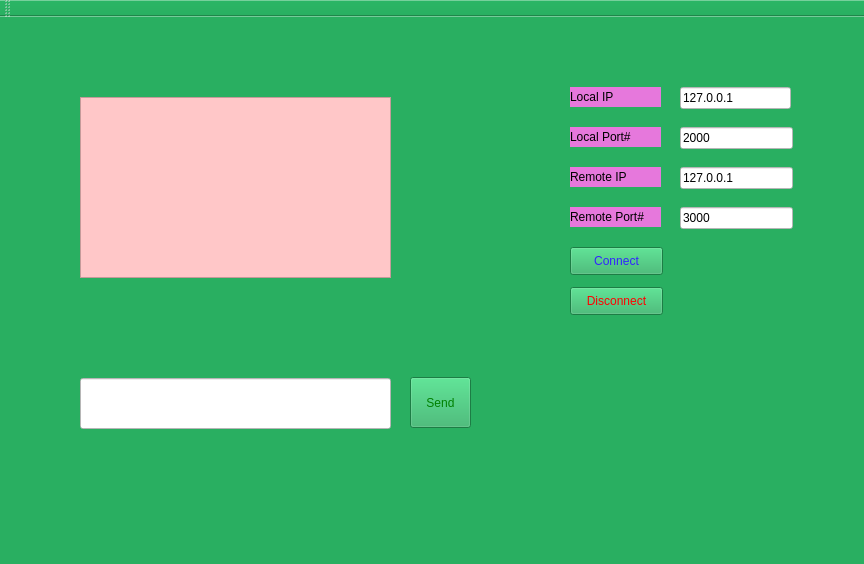
<?xml version="1.0" encoding="UTF-8"?>
<ui version="4.0">
 <class>MainWindow</class>
 <widget class="QMainWindow" name="MainWindow">
  <property name="geometry">
   <rect>
    <x>0</x>
    <y>0</y>
    <width>864</width>
    <height>564</height>
   </rect>
  </property>
  <property name="windowTitle">
   <string>MainWindow</string>
  </property>
  <property name="styleSheet">
   <string notr="true">QWidget{background-color:rgb(41, 175, 97)}</string>
  </property>
  <widget class="QWidget" name="centralWidget">
   <widget class="QPushButton" name="send">
    <property name="geometry">
     <rect>
      <x>410</x>
      <y>360</y>
      <width>61</width>
      <height>51</height>
     </rect>
    </property>
    <property name="styleSheet">
     <string notr="true">QPushButton{color:green}</string>
    </property>
    <property name="text">
     <string>Send</string>
    </property>
   </widget>
   <widget class="QLabel" name="label">
    <property name="geometry">
     <rect>
      <x>570</x>
      <y>70</y>
      <width>91</width>
      <height>20</height>
     </rect>
    </property>
    <property name="styleSheet">
     <string notr="true">QLabel{background-color:rgb(230, 120, 220)}</string>
    </property>
    <property name="text">
     <string>Local IP</string>
    </property>
   </widget>
   <widget class="QLineEdit" name="localIP">
    <property name="geometry">
     <rect>
      <x>680</x>
      <y>70</y>
      <width>111</width>
      <height>22</height>
     </rect>
    </property>
    <property name="styleSheet">
     <string notr="true">QLineEdit{background-color:rgb(255, 255, 255)}</string>
    </property>
    <property name="text">
     <string>127.0.0.1</string>
    </property>
   </widget>
   <widget class="QLineEdit" name="localPort">
    <property name="geometry">
     <rect>
      <x>680</x>
      <y>110</y>
      <width>113</width>
      <height>22</height>
     </rect>
    </property>
    <property name="styleSheet">
     <string notr="true">QLineEdit{background-color:rgb(255, 255, 255)}</string>
    </property>
    <property name="text">
     <string>2000</string>
    </property>
   </widget>
   <widget class="QLabel" name="label_2">
    <property name="geometry">
     <rect>
      <x>570</x>
      <y>110</y>
      <width>91</width>
      <height>20</height>
     </rect>
    </property>
    <property name="styleSheet">
     <string notr="true">QLabel{background-color:rgb(230, 120, 220)}</string>
    </property>
    <property name="text">
     <string>Local Port#</string>
    </property>
   </widget>
   <widget class="QLineEdit" name="remoteIP">
    <property name="geometry">
     <rect>
      <x>680</x>
      <y>150</y>
      <width>113</width>
      <height>22</height>
     </rect>
    </property>
    <property name="styleSheet">
     <string notr="true">QLineEdit{background-color:rgb(255, 255, 255)}</string>
    </property>
    <property name="text">
     <string>127.0.0.1</string>
    </property>
   </widget>
   <widget class="QLabel" name="label_3">
    <property name="geometry">
     <rect>
      <x>570</x>
      <y>150</y>
      <width>91</width>
      <height>20</height>
     </rect>
    </property>
    <property name="styleSheet">
     <string notr="true">QLabel{background-color:rgb(230, 120, 220)}</string>
    </property>
    <property name="text">
     <string>Remote IP</string>
    </property>
   </widget>
   <widget class="QLineEdit" name="remotePort">
    <property name="geometry">
     <rect>
      <x>680</x>
      <y>190</y>
      <width>113</width>
      <height>22</height>
     </rect>
    </property>
    <property name="styleSheet">
     <string notr="true">QLineEdit{background-color:rgb(255, 255, 255)}</string>
    </property>
    <property name="text">
     <string>3000</string>
    </property>
   </widget>
   <widget class="QLabel" name="label_4">
    <property name="geometry">
     <rect>
      <x>570</x>
      <y>190</y>
      <width>91</width>
      <height>20</height>
     </rect>
    </property>
    <property name="styleSheet">
     <string notr="true">QLabel{background-color:rgb(230, 120, 220)}</string>
    </property>
    <property name="text">
     <string>Remote Port#</string>
    </property>
   </widget>
   <widget class="QPushButton" name="connect">
    <property name="geometry">
     <rect>
      <x>570</x>
      <y>230</y>
      <width>93</width>
      <height>28</height>
     </rect>
    </property>
    <property name="styleSheet">
     <string notr="true">QPushButton{color:rgb(49, 35, 255);}</string>
    </property>
    <property name="text">
     <string>Connect</string>
    </property>
   </widget>
   <widget class="QLineEdit" name="sendText">
    <property name="geometry">
     <rect>
      <x>80</x>
      <y>361</y>
      <width>311</width>
      <height>51</height>
     </rect>
    </property>
    <property name="styleSheet">
     <string notr="true">QLineEdit{background-color:rgb(255, 255, 255)}</string>
    </property>
   </widget>
   <widget class="QTextEdit" name="display">
    <property name="geometry">
     <rect>
      <x>80</x>
      <y>80</y>
      <width>311</width>
      <height>181</height>
     </rect>
    </property>
    <property name="styleSheet">
     <string notr="true">QTextEdit{background-color:rgb(255, 199, 200)}</string>
    </property>
   </widget>
   <widget class="QPushButton" name="disconnect">
    <property name="geometry">
     <rect>
      <x>570</x>
      <y>270</y>
      <width>93</width>
      <height>28</height>
     </rect>
    </property>
    <property name="styleSheet">
     <string notr="true">QPushButton{color:red}</string>
    </property>
    <property name="text">
     <string>Disconnect</string>
    </property>
   </widget>
  </widget>
  <widget class="QMenuBar" name="menuBar">
   <property name="geometry">
    <rect>
     <x>0</x>
     <y>0</y>
     <width>864</width>
     <height>26</height>
    </rect>
   </property>
  </widget>
  <widget class="QToolBar" name="mainToolBar">
   <attribute name="toolBarArea">
    <enum>TopToolBarArea</enum>
   </attribute>
   <attribute name="toolBarBreak">
    <bool>false</bool>
   </attribute>
  </widget>
  <widget class="QStatusBar" name="statusBar"/>
 </widget>
 <layoutdefault spacing="6" margin="11"/>
 <resources/>
 <connections/>
</ui>
